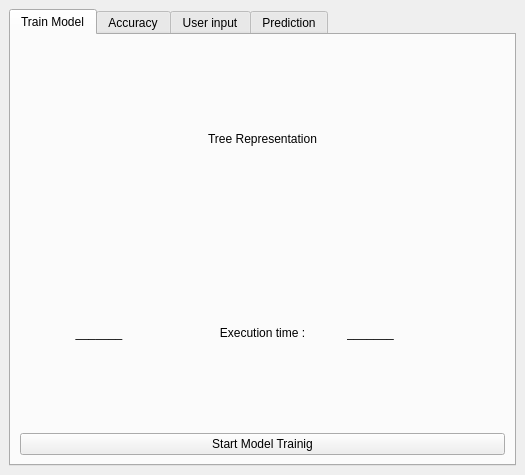
<?xml version="1.0" encoding="UTF-8"?>
<ui version="4.0">
 <class>MainWindow</class>
 <widget class="QMainWindow" name="MainWindow">
  <property name="geometry">
   <rect>
    <x>0</x>
    <y>0</y>
    <width>525</width>
    <height>475</height>
   </rect>
  </property>
  <property name="windowTitle">
   <string>Decision Tree Classifier</string>
  </property>
  <widget class="QWidget" name="centralwidget">
   <layout class="QVBoxLayout" name="verticalLayout">
    <item>
     <widget class="QTabWidget" name="tabWidget">
      <property name="currentIndex">
       <number>0</number>
      </property>
      <widget class="QWidget" name="TrainModel">
       <property name="accessibleName">
        <string/>
       </property>
       <attribute name="title">
        <string>Train Model</string>
       </attribute>
       <layout class="QVBoxLayout" name="verticalLayout_2">
        <item>
         <layout class="QHBoxLayout" name="horizontalLayout">
          <item>
           <widget class="QLabel" name="treeImg">
            <property name="text">
             <string>Tree Representation</string>
            </property>
            <property name="alignment">
             <set>Qt::AlignCenter</set>
            </property>
           </widget>
          </item>
         </layout>
        </item>
        <item>
         <layout class="QHBoxLayout" name="horizontalLayout_5">
          <item>
           <widget class="QLabel" name="indicator">
            <property name="text">
             <string>_______</string>
            </property>
            <property name="alignment">
             <set>Qt::AlignCenter</set>
            </property>
           </widget>
          </item>
          <item>
           <widget class="QLabel" name="label_2">
            <property name="text">
             <string>Execution time :</string>
            </property>
            <property name="alignment">
             <set>Qt::AlignCenter</set>
            </property>
           </widget>
          </item>
          <item>
           <widget class="QLabel" name="execTime">
            <property name="text">
             <string>_______</string>
            </property>
           </widget>
          </item>
         </layout>
        </item>
        <item>
         <widget class="QPushButton" name="trainBtn">
          <property name="text">
           <string>Start Model Trainig</string>
          </property>
         </widget>
        </item>
       </layout>
      </widget>
      <widget class="QWidget" name="Accuracy">
       <attribute name="title">
        <string>Accuracy</string>
       </attribute>
       <layout class="QVBoxLayout" name="verticalLayout_3">
        <item>
         <widget class="QTableWidget" name="accuracyTable"/>
        </item>
        <item>
         <layout class="QHBoxLayout" name="horizontalLayout_2">
          <item>
           <widget class="QLabel" name="label_3">
            <property name="text">
             <string>Calculate Accuracy Based on evaluation data</string>
            </property>
            <property name="alignment">
             <set>Qt::AlignCenter</set>
            </property>
           </widget>
          </item>
          <item>
           <widget class="QLabel" name="accuracy">
            <property name="text">
             <string>0.0</string>
            </property>
            <property name="alignment">
             <set>Qt::AlignCenter</set>
            </property>
           </widget>
          </item>
         </layout>
        </item>
        <item>
         <widget class="QPushButton" name="accuracyBtn">
          <property name="text">
           <string>Calculate accuracy</string>
          </property>
         </widget>
        </item>
       </layout>
      </widget>
      <widget class="QWidget" name="UserInput">
       <attribute name="title">
        <string>User input</string>
       </attribute>
       <layout class="QVBoxLayout" name="verticalLayout_5">
        <item>
         <widget class="QLabel" name="label_4">
          <property name="text">
           <string>Enter Text Review:</string>
          </property>
         </widget>
        </item>
        <item>
         <widget class="QTextEdit" name="Input"/>
        </item>
        <item>
         <layout class="QHBoxLayout" name="horizontalLayout_3">
          <item>
           <widget class="QLabel" name="label_6">
            <property name="text">
             <string>Result :</string>
            </property>
            <property name="alignment">
             <set>Qt::AlignCenter</set>
            </property>
           </widget>
          </item>
          <item>
           <widget class="QLabel" name="prediction">
            <property name="text">
             <string>__________</string>
            </property>
            <property name="alignment">
             <set>Qt::AlignCenter</set>
            </property>
           </widget>
          </item>
         </layout>
        </item>
        <item>
         <widget class="QPushButton" name="enterBtn">
          <property name="text">
           <string>Enter</string>
          </property>
         </widget>
        </item>
       </layout>
      </widget>
      <widget class="QWidget" name="Prediction">
       <attribute name="title">
        <string>Prediction</string>
       </attribute>
       <layout class="QVBoxLayout" name="verticalLayout_6">
        <item>
         <widget class="QTableWidget" name="predictFile"/>
        </item>
        <item>
         <widget class="QPushButton" name="predictBtn">
          <property name="text">
           <string>View Prediction File</string>
          </property>
         </widget>
        </item>
       </layout>
      </widget>
     </widget>
    </item>
   </layout>
  </widget>
 </widget>
 <resources/>
 <connections/>
</ui>
